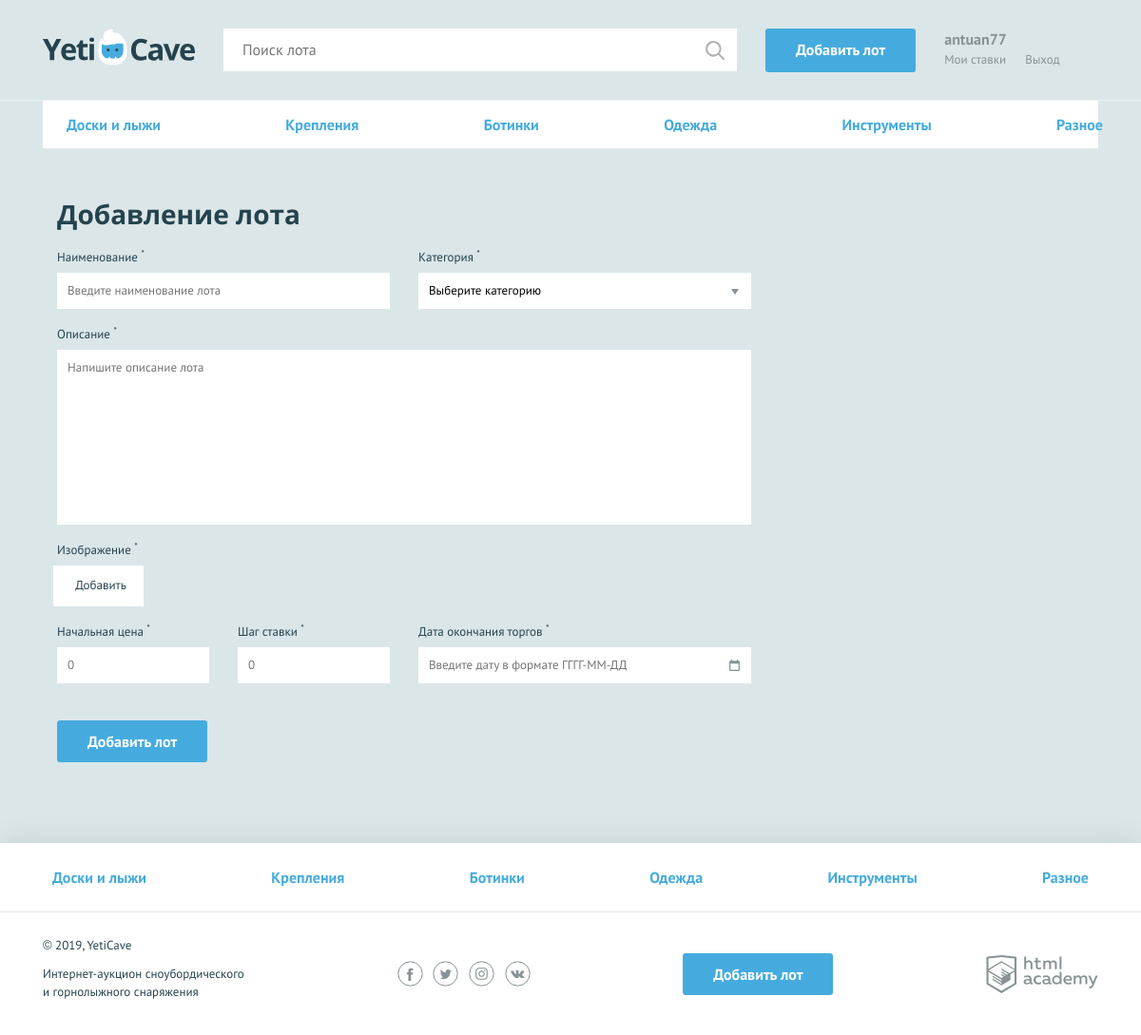
The page /add.php (signed in) on the database its author committed.
### tables this page shows
CREATE TABLE categories (
	id INT AUTO_INCREMENT PRIMARY KEY,
	character_code VARCHAR(128) UNIQUE,
	category_name VARCHAR(128)
);

### helpers.php (called while the page is built, shortened)
<?php
function include_template($name, array $data = []) {
    $name = 'templates/' . $name;
    extract($data);
    require $name;
    $result = ob_get_clean();
    return $result;
}

### templates/add-lot.php (the view, shortened to what this page needs)
<nav class="nav">
  <ul class="nav__list container">
  <?php foreach($categories as $category):?>
    <li class="nav__item">
      <a href="all-lots.html"><?= $category['category_name']; ?></a>
    </li>
  <?php endforeach;?>
  </ul>
</nav>
<?php $classname = empty($errors)?"":"form--invalid";?>
<form class="form form--add-lot container <?= $classname;?>" action="add.php" method="post" enctype="multipart/form-data">
      <h2>Добавление лота</h2>
      <div class="form__container-two">
      <?php $classname=isset($errors['lot-name'])?"form__item--invalid":""; ?>
        <div class="form__item <?= $classname;?>">
          <label for="lot-name">Наименование <sup>*</sup></label>
          <input id="lot-name" type="text" name="lot-name" placeholder="Введите наименование лота">
        </div>
        <?php $classname=isset($errors['category'])?"form__item--invalid":""; ?>
        <div class="form__item <?= $classname;?>">
          <label for="category">Категория <sup>*</sup></label>
          <select id="category" name="category">
            <option>Выберите категорию</option>
          </select>
        </div>
      </div>
      <?php $classname=isset($errors['message'])?"form__item--invalid":""; ?>
      <div class="form__item form__item--wide <?= $classname;?>">
        <label for="message">Описание <sup>*</sup></label>
        <textarea id="message" name="message" placeholder="Напишите описание лота"></textarea>
      </div>
      <?php $classname=isset($errors['lot-image'])?"form__item--invalid":""; ?>
      <div class="form__item form__item--file <?= $classname;?>">
        <label>Изображение <sup>*</sup></label>
        <div class="form__input-file">
          <label for="lot-img">
            Добавить
          </label>
        </div>
      </div>
      <div class="form__container-three">
        <?php $classname=isset($errors['lot-rate'])?"form__item--invalid":""; ?>
        <div class="form__item form__item--small <?= $classname;?>">
          <label for="lot-rate">Начальная цена <sup>*</sup></label>
          <input id="lot-rate" type="text" name="lot-rate" placeholder="0">
        </div>
        <?php $classname=isset($errors['lot-step'])?"form__item--invalid":""; ?>
        <div class="form__item form__item--small <?= $classname;?>">
          <label for="lot-step">Шаг ставки <sup>*</sup></label>
          <input id="lot-step" type="text" name="lot-step" placeholder="0">
        </div>
        <?php $classname=isset($errors['lot-date'])?"form__item--invalid":""; ?>
        <div class="form__item <?=$classname;?>">
          <label for="lot-date">Дата окончания торгов <sup>*</sup></label>
          <input class="form__input-date" id="lot-date" type="text" name="lot-date" placeholder="Введите дату в формате ГГГГ-ММ-ДД">
        </div>
      </div>
      <button type="submit" class="button">Добавить лот</button>
    </form>

### templates/layout.php (shortened to what this page needs)
<!DOCTYPE html>
<html lang="ru">
<head>
    <link href="../css/normalize.min.css" rel="stylesheet">
    <link href="../css/style.css" rel="stylesheet">
</head>
<body>
<div class="page-wrapper">
<header class="main-header">
    <div class="main-header__container container">
        <a class="main-header__logo" href="index.php">
            <img src="../img/logo.svg" width="160" height="39" alt="Логотип компании YetiCave">
        </a>
        <form class="main-header__search" method="get" action="search.php" autocomplete="off">
            <input type="search" name="search" placeholder="Поиск лота" value=<?= $request??"";?> >
            <input class="main-header__search-btn" type="submit" name="find" value="Найти">
        </form>
        <a class="main-header__add-lot button" href="add.php">Добавить лот</a>
        <nav class="user-menu">
          <?php if(!empty($user)):?>
          <div class="user-menu__logged">
            <p><?= $user;?></p>
            <a class="user-menu__bets" href="my-bets.php">Мои ставки</a>
            <a class="user-menu__logout" href="logout.php">Выход</a>
          </div>
          <?php endif;?>
        </nav>
    </div>
</header>
<main class="container">
	<?= $content;?>
</main>
</div>
<footer class="main-footer">
    <nav class="nav">
        <ul class="nav__list container">
            <?php foreach($categories as $val) :?>
            <li class="nav__item">
                <a href="pages/all-lots.html"><?= $val['category_name'];?></a>
            </li>
            <?php endforeach; ?>
        </ul>
    </nav>
    <div class="main-footer__bottom container">
        <div class="main-footer__copyright">
            <p>© 2019, YetiCave</p>
            <p>Интернет-аукцион сноубордического и горнолыжного снаряжения</p>
        </div>
        <div class="main-footer__social social">
            <a class="social__link social__link--facebook" href="#">
            </a>
            <a class="social__link social__link--twitter" href="#">
            </a>
            <a class="social__link social__link--instagram" href="#">
            </a>
            <a class="social__link social__link--vkontakte" href="#">
            </a>
        </div>
        <a class="main-footer__add-lot button" href="add.php">Добавить лот</a>
        <div class="main-footer__developed-by">
            <a class="logo-academy" href="https://htmlacademy.ru/intensive/php">
            </a>
        </div>
    </div>
</footer>
</body>
</html>

### rows shown on the page
categories: category_name "Доски и лыжи"
categories: category_name "Крепления"
categories: category_name "Ботинки"
categories: category_name "Одежда"
categories: category_name "Инструменты"
categories: category_name "Разное"

### other values the page prints
$user "antuan77"
